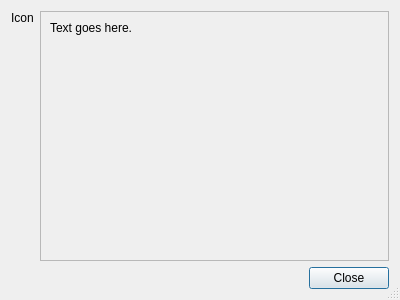
<?xml version="1.0" encoding="UTF-8"?>
<ui version="4.0">
 <class>LicenseDialog</class>
 <widget class="QDialog" name="LicenseDialog">
  <property name="geometry">
   <rect>
    <x>0</x>
    <y>0</y>
    <width>400</width>
    <height>300</height>
   </rect>
  </property>
  <property name="windowTitle">
   <string>openMittsu - License</string>
  </property>
  <property name="sizeGripEnabled">
   <bool>true</bool>
  </property>
  <layout class="QGridLayout" name="gridLayout">
   <item row="0" column="1">
    <widget class="QScrollArea" name="licenseTextScrollArea">
     <property name="widgetResizable">
      <bool>true</bool>
     </property>
     <widget class="QWidget" name="scrollAreaWidgetContents">
      <property name="geometry">
       <rect>
        <x>0</x>
        <y>0</y>
        <width>353</width>
        <height>251</height>
       </rect>
      </property>
      <layout class="QGridLayout" name="gridLayout_2">
       <item row="0" column="0">
        <widget class="QLabel" name="lblLicenseText">
         <property name="text">
          <string notr="true">Text goes here.</string>
         </property>
         <property name="alignment">
          <set>Qt::AlignLeading|Qt::AlignLeft|Qt::AlignTop</set>
         </property>
         <property name="wordWrap">
          <bool>true</bool>
         </property>
         <property name="textInteractionFlags">
          <set>Qt::LinksAccessibleByKeyboard|Qt::LinksAccessibleByMouse|Qt::TextBrowserInteraction|Qt::TextSelectableByKeyboard|Qt::TextSelectableByMouse</set>
         </property>
        </widget>
       </item>
      </layout>
     </widget>
    </widget>
   </item>
   <item row="1" column="1">
    <widget class="QDialogButtonBox" name="buttonBox">
     <property name="orientation">
      <enum>Qt::Horizontal</enum>
     </property>
     <property name="standardButtons">
      <set>QDialogButtonBox::Close</set>
     </property>
    </widget>
   </item>
   <item row="0" column="0">
    <widget class="QLabel" name="lblIcon">
     <property name="text">
      <string notr="true">Icon</string>
     </property>
     <property name="alignment">
      <set>Qt::AlignLeading|Qt::AlignLeft|Qt::AlignTop</set>
     </property>
     <property name="textInteractionFlags">
      <set>Qt::NoTextInteraction</set>
     </property>
    </widget>
   </item>
  </layout>
 </widget>
 <resources/>
 <connections>
  <connection>
   <sender>buttonBox</sender>
   <signal>accepted()</signal>
   <receiver>LicenseDialog</receiver>
   <slot>accept()</slot>
   <hints>
    <hint type="sourcelabel">
     <x>248</x>
     <y>254</y>
    </hint>
    <hint type="destinationlabel">
     <x>157</x>
     <y>274</y>
    </hint>
   </hints>
  </connection>
  <connection>
   <sender>buttonBox</sender>
   <signal>rejected()</signal>
   <receiver>LicenseDialog</receiver>
   <slot>reject()</slot>
   <hints>
    <hint type="sourcelabel">
     <x>316</x>
     <y>260</y>
    </hint>
    <hint type="destinationlabel">
     <x>286</x>
     <y>274</y>
    </hint>
   </hints>
  </connection>
 </connections>
</ui>
